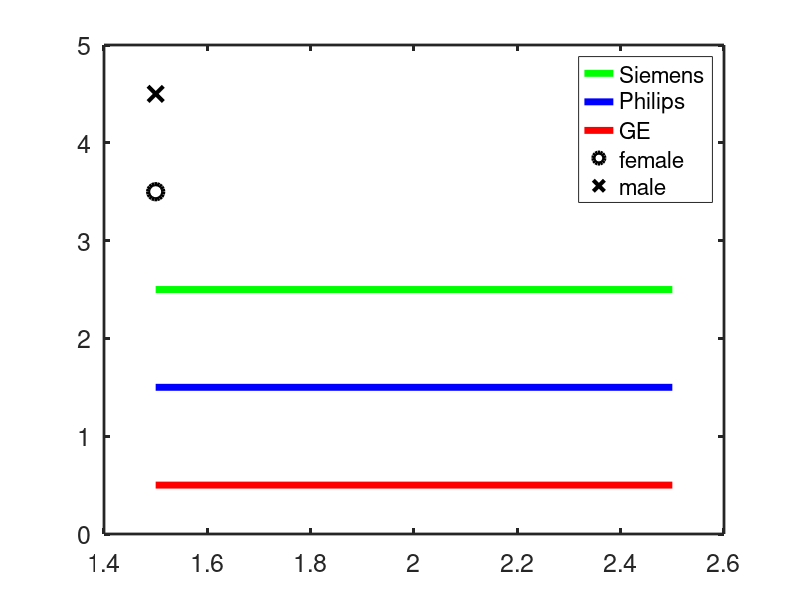

The MATLAB source for this figure:
xdata=[1.5 2.5];
ydata=[3.5 3.5];
plot(xdata,ydata-1,'g','LineWidth',5)
hold on
plot(xdata,ydata-2,'b','LineWidth',5)
plot(xdata,ydata-3,'r','LineWidth',5)
plot(xdata,ydata,'ko','LineStyle','none','LineWidth',3,'MarkerSize',11)
plot(xdata,ydata+1,'kx','LineStyle','none','LineWidth',3,'MarkerSize',11)
hold off
legend('Siemens','Philips','GE','female','male')
set(gca,'LineWidth',2,'FontSize',18)